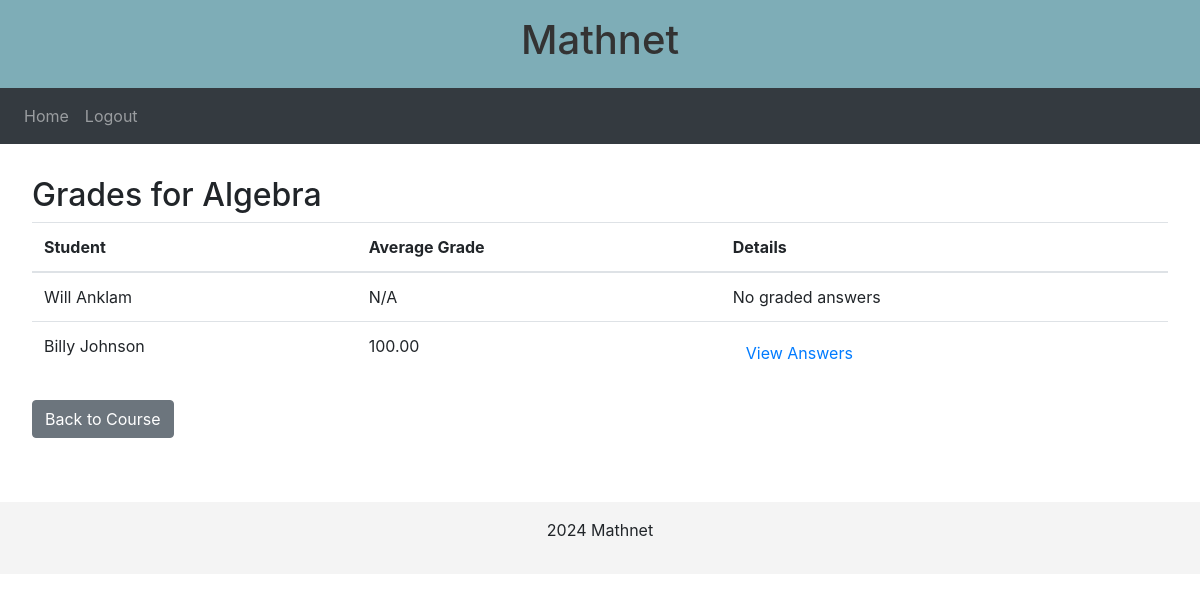
Page /course/1/grades (signed in) on the committed database.
### app/models.py (models this page shows)
class Course(db.Model):
    id = db.Column(db.Integer, primary_key=True)
    title = db.Column(db.String(100), nullable=False)
    description = db.Column(db.Text, nullable=True)
    code = db.Column(db.String(10), unique=True)
    is_private = db.Column(db.Boolean, default=False)
    creator_id = db.Column(db.Integer, db.ForeignKey('user.id'), nullable=False)
    lessons = db.relationship('Lesson', backref='course', lazy=True)

class User(db.Model, UserMixin):
    id = db.Column(db.Integer, primary_key=True)
    firstName = db.Column(db.String(80), nullable=False)
    email = db.Column(db.String(150), unique=True, nullable=False)
    password = db.Column(db.String(200), nullable=False)
    courses = db.relationship('Course', secondary=user_courses, backref=db.backref('students', lazy='dynamic'))
    created_courses = db.relationship('Course', backref='creator', lazy=True)
    answers = db.relationship('Answer', backref='student', lazy=True)
    completions = db.relationship('LessonCompletion', backref='student', lazy=True)

### app/routes.py (the view)
@routes.route('/course/<int:course_id>/grades', methods=['GET'])
@login_required
def course_grades(course_id):
    course = Course.query.get_or_404(course_id)
    if course.creator_id != current_user.id:
        flash('Only the course creator can view this page.', 'danger')
        return redirect(url_for('routes.home'))
    students = course.students.all()
    student_grades = []
    for student in students:
        answers = Answer.query.join(Question).join(Lesson).filter(
            Answer.student_id == student.id,
            Question.lesson_id == Lesson.id,
            Lesson.course_id == course.id,
            Answer.grade != None
        ).all()
        if answers:
            total_grade = sum([answer.grade for answer in answers])
            average_grade = total_grade / len(answers)
        else:
            average_grade = None
        student_grades.append({
            'student': student,
            'average_grade': average_grade,
            'answers': answers
        })
    return render_template('teacher_course_grades.html', course=course, student_grades=student_grades, user=current_user)

### app/__init__.py (called while the page is built)
def create_app():
    app = Flask(__name__)
    app.config['SECRET_KEY'] = 'willssecretkey'
    base_dir = os.path.abspath(os.path.dirname(__file__))
    db_path = os.path.join(base_dir, DB_NAME)
    app.config['SQLALCHEMY_DATABASE_URI'] = 'sqlite:///' + db_path
    db.init_app(app)
    from .routes import routes
    from .auth import auth
    app.register_blueprint(routes, url_prefix='/')
    app.register_blueprint(auth, url_prefix='/')
    from .models import Course, User
    with app.app_context():
        db.create_all()
    login_manager = LoginManager()
    login_manager.login_view = 'auth.login'
    login_manager.init_app(app)
    @login_manager.user_loader
    def load_user(id):
        return User.query.get(int(id))
    return app

### app/templates/teacher_course_grades.html (shortened to what this page needs)
{% extends 'base.html' %}
{% block content %}
<h2>Grades for {{ course.title }}</h2>
{% if student_grades %}
    <table class="table">
        <thead>
            <tr>
                <th>Student</th>
                <th>Average Grade</th>
                <th>Details</th>
            </tr>
        </thead>
        <tbody>
            {% for item in student_grades %}
                <tr>
                    <td>{{ item.student.firstName }}</td>
                    <td>
                        {% if item.average_grade %}
                            {{ '%.2f' % item.average_grade }}
                        {% else %}
                            N/A
                        {% endif %}
                    </td>
                    <td>
                        {% if item.answers %}
                            <button class="btn btn-link" type="button" data-toggle="collapse" data-target="#student-{{ item.student.id }}">
                                View Answers
                            </button>
                        {% else %}
                            No graded answers
                        {% endif %}
                    </td>
                </tr>
            {% endfor %}
        </tbody>
    </table>
{% else %}
    <p>No students have submitted answers in this course yet.</p>
{% endif %}
<a href="{{ url_for('routes.course', course_id=course.id) }}" class="btn btn-secondary">Back to Course</a>
{% endblock %}

### app/static/css/styles.css (style rules this page uses)
body { font-family: Arial, sans-serif; margin: 0; padding: 0; line-height: 1.6; }

### rows in the picture
Course: title "Algebra"
User: student.firstName "Will Anklam"
User: student.firstName "Billy Johnson"

### other values in the picture
{{ '%.2f' % item.average_grade }} "100.00"
